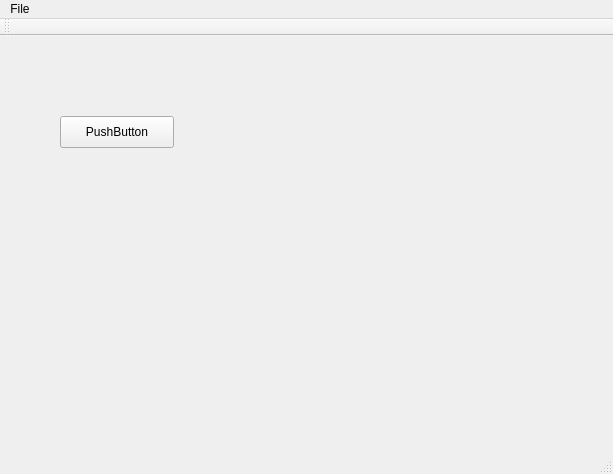
<?xml version="1.0" encoding="UTF-8"?>
<ui version="4.0">
 <class>MainWindow</class>
 <widget class="QMainWindow" name="MainWindow">
  <property name="geometry">
   <rect>
    <x>0</x>
    <y>0</y>
    <width>613</width>
    <height>474</height>
   </rect>
  </property>
  <property name="windowTitle">
   <string>MainWindow</string>
  </property>
  <widget class="QWidget" name="centralWidget">
   <widget class="QPushButton" name="pb_login">
    <property name="geometry">
     <rect>
      <x>60</x>
      <y>80</y>
      <width>114</width>
      <height>32</height>
     </rect>
    </property>
    <property name="text">
     <string>PushButton</string>
    </property>
   </widget>
  </widget>
  <widget class="QMenuBar" name="menuBar">
   <property name="geometry">
    <rect>
     <x>0</x>
     <y>0</y>
     <width>613</width>
     <height>22</height>
    </rect>
   </property>
   <widget class="QMenu" name="menuFile">
    <property name="title">
     <string>File</string>
    </property>
    <addaction name="actionIngreso"/>
    <addaction name="actionTerminar_Sesion"/>
   </widget>
   <addaction name="menuFile"/>
  </widget>
  <widget class="QToolBar" name="mainToolBar">
   <attribute name="toolBarArea">
    <enum>TopToolBarArea</enum>
   </attribute>
   <attribute name="toolBarBreak">
    <bool>false</bool>
   </attribute>
  </widget>
  <widget class="QStatusBar" name="statusBar"/>
  <action name="actionIngreso">
   <property name="text">
    <string>Ingreso</string>
   </property>
  </action>
  <action name="actionTerminar_Sesion">
   <property name="text">
    <string>Terminar Sesion</string>
   </property>
  </action>
 </widget>
 <layoutdefault spacing="6" margin="11"/>
 <resources/>
 <connections/>
</ui>
